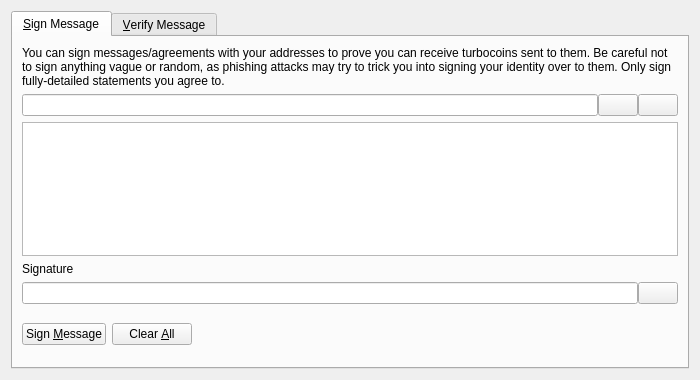
<?xml version="1.0" encoding="UTF-8"?>
<ui version="4.0">
 <class>SignVerifyMessageDialog</class>
 <widget class="QDialog" name="SignVerifyMessageDialog">
  <property name="geometry">
   <rect>
    <x>0</x>
    <y>0</y>
    <width>700</width>
    <height>380</height>
   </rect>
  </property>
  <property name="windowTitle">
   <string>Signatures - Sign / Verify a Message</string>
  </property>
  <property name="modal">
   <bool>true</bool>
  </property>
  <layout class="QVBoxLayout" name="verticalLayout">
   <item>
    <widget class="QTabWidget" name="tabWidget">
     <property name="currentIndex">
      <number>0</number>
     </property>
     <widget class="QWidget" name="tabSignMessage">
      <attribute name="title">
       <string>&amp;Sign Message</string>
      </attribute>
      <layout class="QVBoxLayout" name="verticalLayout_SM">
       <item>
        <widget class="QLabel" name="infoLabel_SM">
         <property name="text">
          <string>You can sign messages/agreements with your addresses to prove you can receive turbocoins sent to them. Be careful not to sign anything vague or random, as phishing attacks may try to trick you into signing your identity over to them. Only sign fully-detailed statements you agree to.</string>
         </property>
         <property name="textFormat">
          <enum>Qt::PlainText</enum>
         </property>
         <property name="wordWrap">
          <bool>true</bool>
         </property>
        </widget>
       </item>
       <item>
        <layout class="QHBoxLayout" name="horizontalLayout_1_SM">
         <property name="spacing">
          <number>0</number>
         </property>
         <item>
          <widget class="QValidatedLineEdit" name="addressIn_SM">
           <property name="toolTip">
            <string>The Turbocoin address to sign the message with</string>
           </property>
          </widget>
         </item>
         <item>
          <widget class="QPushButton" name="addressBookButton_SM">
           <property name="toolTip">
            <string>Choose previously used address</string>
           </property>
           <property name="text">
            <string/>
           </property>
           <property name="icon">
            <iconset resource="../turbocoin.qrc">
             <normaloff>:/icons/address-book</normaloff>:/icons/address-book</iconset>
           </property>
           <property name="shortcut">
            <string>Alt+A</string>
           </property>
           <property name="autoDefault">
            <bool>false</bool>
           </property>
          </widget>
         </item>
         <item>
          <widget class="QPushButton" name="pasteButton_SM">
           <property name="toolTip">
            <string>Paste address from clipboard</string>
           </property>
           <property name="text">
            <string/>
           </property>
           <property name="icon">
            <iconset resource="../turbocoin.qrc">
             <normaloff>:/icons/editpaste</normaloff>:/icons/editpaste</iconset>
           </property>
           <property name="shortcut">
            <string>Alt+P</string>
           </property>
           <property name="autoDefault">
            <bool>false</bool>
           </property>
          </widget>
         </item>
        </layout>
       </item>
       <item>
        <widget class="QPlainTextEdit" name="messageIn_SM">
         <property name="toolTip">
          <string>Enter the message you want to sign here</string>
         </property>
        </widget>
       </item>
       <item>
        <widget class="QLabel" name="signatureLabel_SM">
         <property name="text">
          <string>Signature</string>
         </property>
         <property name="textFormat">
          <enum>Qt::PlainText</enum>
         </property>
        </widget>
       </item>
       <item>
        <layout class="QHBoxLayout" name="horizontalLayout_2_SM">
         <property name="spacing">
          <number>0</number>
         </property>
         <item>
          <widget class="QLineEdit" name="signatureOut_SM">
           <property name="font">
            <font>
             <italic>true</italic>
            </font>
           </property>
           <property name="readOnly">
            <bool>true</bool>
           </property>
          </widget>
         </item>
         <item>
          <widget class="QPushButton" name="copySignatureButton_SM">
           <property name="toolTip">
            <string>Copy the current signature to the system clipboard</string>
           </property>
           <property name="text">
            <string/>
           </property>
           <property name="icon">
            <iconset resource="../turbocoin.qrc">
             <normaloff>:/icons/editcopy</normaloff>:/icons/editcopy</iconset>
           </property>
           <property name="autoDefault">
            <bool>false</bool>
           </property>
          </widget>
         </item>
        </layout>
       </item>
       <item>
        <layout class="QHBoxLayout" name="horizontalLayout_3_SM">
         <item>
          <widget class="QPushButton" name="signMessageButton_SM">
           <property name="toolTip">
            <string>Sign the message to prove you own this Turbocoin address</string>
           </property>
           <property name="text">
            <string>Sign &amp;Message</string>
           </property>
           <property name="icon">
            <iconset resource="../turbocoin.qrc">
             <normaloff>:/icons/edit</normaloff>:/icons/edit</iconset>
           </property>
           <property name="autoDefault">
            <bool>false</bool>
           </property>
          </widget>
         </item>
         <item>
          <widget class="QPushButton" name="clearButton_SM">
           <property name="toolTip">
            <string>Reset all sign message fields</string>
           </property>
           <property name="text">
            <string>Clear &amp;All</string>
           </property>
           <property name="icon">
            <iconset resource="../turbocoin.qrc">
             <normaloff>:/icons/remove</normaloff>:/icons/remove</iconset>
           </property>
           <property name="autoDefault">
            <bool>false</bool>
           </property>
          </widget>
         </item>
         <item>
          <spacer name="horizontalSpacer_1_SM">
           <property name="orientation">
            <enum>Qt::Horizontal</enum>
           </property>
           <property name="sizeHint" stdset="0">
            <size>
             <width>40</width>
             <height>48</height>
            </size>
           </property>
          </spacer>
         </item>
         <item>
          <widget class="QLabel" name="statusLabel_SM">
           <property name="font">
            <font>
             <weight>75</weight>
             <bold>true</bold>
            </font>
           </property>
           <property name="text">
            <string/>
           </property>
           <property name="wordWrap">
            <bool>true</bool>
           </property>
          </widget>
         </item>
         <item>
          <spacer name="horizontalSpacer_2_SM">
           <property name="orientation">
            <enum>Qt::Horizontal</enum>
           </property>
           <property name="sizeHint" stdset="0">
            <size>
             <width>40</width>
             <height>48</height>
            </size>
           </property>
          </spacer>
         </item>
        </layout>
       </item>
      </layout>
     </widget>
     <widget class="QWidget" name="tabVerifyMessage">
      <attribute name="title">
       <string>&amp;Verify Message</string>
      </attribute>
      <layout class="QVBoxLayout" name="verticalLayout_VM">
       <item>
        <widget class="QLabel" name="infoLabel_VM">
         <property name="text">
          <string>Enter the receiver's address, message (ensure you copy line breaks, spaces, tabs, etc. exactly) and signature below to verify the message. Be careful not to read more into the signature than what is in the signed message itself, to avoid being tricked by a man-in-the-middle attack. Note that this only proves the signing party receives with the address, it cannot prove sendership of any transaction!</string>
         </property>
         <property name="textFormat">
          <enum>Qt::PlainText</enum>
         </property>
         <property name="alignment">
          <set>Qt::AlignLeading|Qt::AlignLeft|Qt::AlignTop</set>
         </property>
         <property name="wordWrap">
          <bool>true</bool>
         </property>
        </widget>
       </item>
       <item>
        <layout class="QHBoxLayout" name="horizontalLayout_1_VM">
         <property name="spacing">
          <number>0</number>
         </property>
         <item>
          <widget class="QValidatedLineEdit" name="addressIn_VM">
           <property name="toolTip">
            <string>The Turbocoin address the message was signed with</string>
           </property>
          </widget>
         </item>
         <item>
          <widget class="QPushButton" name="addressBookButton_VM">
           <property name="toolTip">
            <string>Choose previously used address</string>
           </property>
           <property name="text">
            <string/>
           </property>
           <property name="icon">
            <iconset resource="../turbocoin.qrc">
             <normaloff>:/icons/address-book</normaloff>:/icons/address-book</iconset>
           </property>
           <property name="shortcut">
            <string>Alt+A</string>
           </property>
           <property name="autoDefault">
            <bool>false</bool>
           </property>
          </widget>
         </item>
        </layout>
       </item>
       <item>
        <widget class="QPlainTextEdit" name="messageIn_VM"/>
       </item>
       <item>
        <widget class="QValidatedLineEdit" name="signatureIn_VM"/>
       </item>
       <item>
        <layout class="QHBoxLayout" name="horizontalLayout_2_VM">
         <item>
          <widget class="QPushButton" name="verifyMessageButton_VM">
           <property name="toolTip">
            <string>Verify the message to ensure it was signed with the specified Turbocoin address</string>
           </property>
           <property name="text">
            <string>Verify &amp;Message</string>
           </property>
           <property name="icon">
            <iconset resource="../turbocoin.qrc">
             <normaloff>:/icons/transaction_0</normaloff>:/icons/transaction_0</iconset>
           </property>
           <property name="autoDefault">
            <bool>false</bool>
           </property>
          </widget>
         </item>
         <item>
          <widget class="QPushButton" name="clearButton_VM">
           <property name="toolTip">
            <string>Reset all verify message fields</string>
           </property>
           <property name="text">
            <string>Clear &amp;All</string>
           </property>
           <property name="icon">
            <iconset resource="../turbocoin.qrc">
             <normaloff>:/icons/remove</normaloff>:/icons/remove</iconset>
           </property>
           <property name="autoDefault">
            <bool>false</bool>
           </property>
          </widget>
         </item>
         <item>
          <spacer name="horizontalSpacer_1_VM">
           <property name="orientation">
            <enum>Qt::Horizontal</enum>
           </property>
           <property name="sizeHint" stdset="0">
            <size>
             <width>40</width>
             <height>48</height>
            </size>
           </property>
          </spacer>
         </item>
         <item>
          <widget class="QLabel" name="statusLabel_VM">
           <property name="font">
            <font>
             <weight>75</weight>
             <bold>true</bold>
            </font>
           </property>
           <property name="text">
            <string/>
           </property>
           <property name="wordWrap">
            <bool>true</bool>
           </property>
          </widget>
         </item>
         <item>
          <spacer name="horizontalSpacer_2_VM">
           <property name="orientation">
            <enum>Qt::Horizontal</enum>
           </property>
           <property name="sizeHint" stdset="0">
            <size>
             <width>40</width>
             <height>48</height>
            </size>
           </property>
          </spacer>
         </item>
        </layout>
       </item>
      </layout>
     </widget>
    </widget>
   </item>
  </layout>
 </widget>
 <customwidgets>
  <customwidget>
   <class>QValidatedLineEdit</class>
   <extends>QLineEdit</extends>
   <header>qt/qvalidatedlineedit.h</header>
  </customwidget>
 </customwidgets>
 <resources>
  <include location="../turbocoin.qrc"/>
 </resources>
 <connections/>
</ui>
